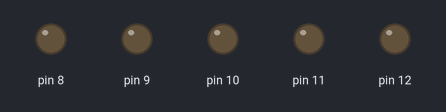
Simulated run of this sketch. Board: Arduino Uno, built with avr-gcc and run on an emulated ATmega328P. Parts: output pins drawn as LEDs (lit = HIGH).

Above: at 0.07 s.
At 0.36 s:
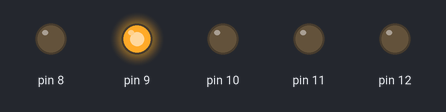
At 0.81 s:
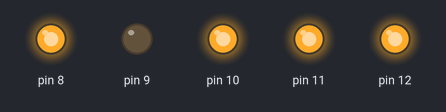
At 1.71 s:
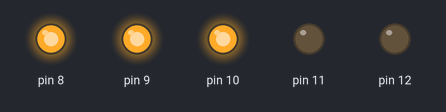
At 2.46 s:
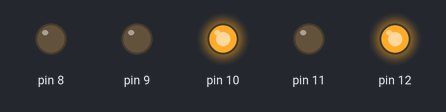
At 3.36 s:
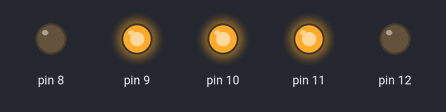
Timing chart, 0 to 3.7 s (numbered marks = the images above):
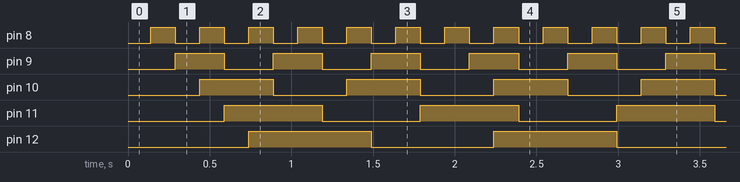

Measured:
- by itself, pin 8: alternates HIGH for 0.15 s and LOW for 0.15 s
- by itself, pin 9: alternates HIGH for 0.30 s and LOW for 0.30 s
- by itself, pin 10: alternates HIGH for 0.45 s and LOW for 0.45 s
- by itself, pin 11: alternates HIGH for 0.60 s and LOW for 0.60 s
- by itself, pin 12: alternates HIGH for 0.75 s and LOW for 0.75 s

The sketch:

LedCascade.ino
```cpp
const int BASE_PERIOD_INTERVALS = 15;
const int NUM_LEDS = 5;

// массив для хранения значений счетчиков для каждого светодиода
volatile unsigned int ledCounters[NUM_LEDS] = {0};

void setup() {
  cli();
  DDRB |= 0b00011111;

  TCCR1A = 0;
  TCCR1B = 0;

  TCCR1B |= (1 << WGM12);
  TCCR1B |= (1 << CS12);
  OCR1A = 624;
  TIMSK1 |= (1 << OCIE1A);
  sei();
}

ISR(TIMER1_COMPA_vect) {
  for (int i = 0; i < NUM_LEDS; i++) {
    ledCounters[i]++;
    unsigned int targetPeriod = (i + 1) * BASE_PERIOD_INTERVALS;

    // проверяем достиг ли счетчик вычисленного периода
    if (ledCounters[i] >= targetPeriod) {
      // инвертируем
      PORTB ^= (1 << i);

      ledCounters[i] = 0;
    }
  }
}

void loop() {
}
```
